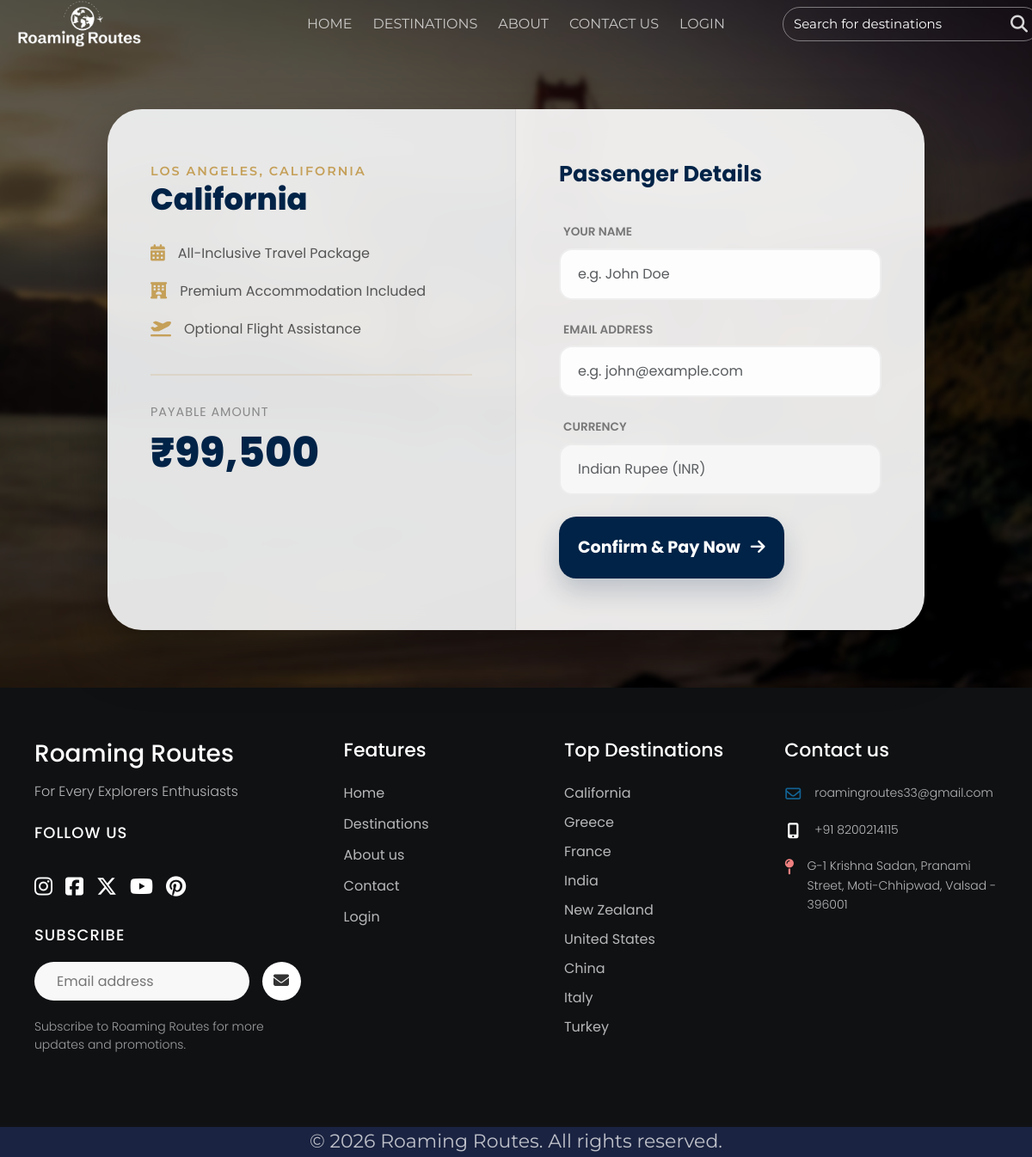
/payment.php?id=2, run on the app's committed database.
### tables this page shows
CREATE TABLE IF NOT EXISTS `destinations` (
  `id` int NOT NULL AUTO_INCREMENT,
  `name` varchar(100) NOT NULL,
  `description` text,
  `images` varchar(255) DEFAULT NULL,
  `city` varchar(25) NOT NULL,
  `state` varchar(25) NOT NULL,
  `country` varchar(25) NOT NULL,
  `category` varchar(50) DEFAULT NULL,
  `price_range` varchar(50) DEFAULT NULL,
  `keywords` text,
  `created_at` timestamp NULL DEFAULT CURRENT_TIMESTAMP,
  `is_deleted` enum('0','1') NOT NULL,
  `reviews` varchar(25) DEFAULT NULL,
  `ratings` int NOT NULL,
  PRIMARY KEY (`id`)
);

### payment.php (the view, shortened to what this page needs)
<?php
include('database/traveldb.php');
$id = isset($_GET['id']) ? intval($_GET['id']) : 0;
$query = "SELECT * FROM destinations WHERE id = $id AND is_deleted = '0'";
$result = mysqli_query($conn, $query);
$row = mysqli_fetch_assoc($result);
?>
<?php include('includes/header.php'); ?>
<div class="bg-wrapper">
</div>
<div class="main-container">
    <div class="checkout-card">
        <div class="trip-info">
            <div class="trip-header">
                <span class="location"><?php echo htmlspecialchars($row['city']); ?>, <?php echo htmlspecialchars($row['state']); ?></span>
                <h2><?php echo htmlspecialchars($row['name']); ?></h2>
            </div>
            <div class="trip-highlights">
                <div class="highlight-item">
                    <i class="fas fa-calendar-alt"></i>
                    <span>All-Inclusive Travel Package</span>
                </div>
                <div class="highlight-item">
                    <i class="fas fa-hotel"></i>
                    <span>Premium Accommodation Included</span>
                </div>
                <div class="highlight-item">
                    <i class="fas fa-plane-departure"></i>
                    <span>Optional Flight Assistance</span>
                </div>
            </div>
            <div class="price-summary">
                <span class="total-label">Payable Amount</span>
                <div class="total-amount">₹<?php echo number_format($row['price_range']); ?></div>
            </div>
        </div>
        <div class="checkout-side">
            <div class="side-header">
                <h3>Passenger Details</h3>
            </div>
            <form id="paymentForm">
                <div class="form-group">
                    <label>YOUR NAME</label>
                    <input type="text" id="name" class="form-control" placeholder="e.g. John Doe" value="<?php echo isset($_SESSION['name']) ? $_SESSION['name'] : ''; ?>">
                </div>
                <div class="form-group">
                    <label>EMAIL ADDRESS</label>
                    <input type="email" id="email" class="form-control" placeholder="e.g. john@example.com" value="<?php echo isset($_SESSION['email']) ? $_SESSION['email'] : ''; ?>">
                </div>
                <div class="form-group">
                    <label>CURRENCY</label>
                    <input type="text" class="form-control" value="Indian Rupee (INR)" readonly style="opacity: 0.7;">
                </div>
                <button type="button" class="pay-button" onclick="payNow()">
                    Confirm & Pay Now <i class="fas fa-arrow-right"></i>
                </button>
            </form>
        </div>
    </div>
</div>
<?php include('includes/footer.php'); ?>

### includes/header.php (style rules this page uses)
* { margin: 0; padding: 0; box-sizing: border-box; }
body { margin: 0; padding: 0; }

### payment.php (style rules this page uses)
:root { --brand-blue: #002347; --brand-gold: #c5a059; --soft-white: #fcfcfc; --glass-bg: rgba(255, 255, 255, 0.9); }
body { margin: 0; padding: 0; background-color: var(--brand-blue); font-family: 'Poppins', sans-serif; overflow-x: hidden; }
.bg-wrapper { position: fixed; top: 0; left: 0; width: 100%; height: 100vh; z-index: -1; overflow: hidden; }
.main-container { display: flex; justify-content: center; align-items: center; min-height: 100vh; padding: 100px 20px 40px 20px; }
.checkout-card { background: var(--glass-bg); backdrop-filter: blur(15px); width: 100%; max-width: 950px; border-radius: 40px; box-shadow: 0 30px 60px rgba(0,0,0,0.4); overflow: hidden; display: grid; grid-template-columns: 1fr 1fr; }
.trip-info { background: rgba(0, 35, 71, 0.03); padding: 60px 50px; border-right: 1px solid rgba(0,0,0,0.05); }
.trip-header { margin-bottom: 30px; }
.trip-header h2 { font-size: 2.2rem; color: var(--brand-blue); margin: 0; font-weight: 800; line-height: 1.2; }
.trip-header .location { color: var(--brand-gold); font-family: 'Montserrat'; font-weight: 600; text-transform: uppercase; letter-spacing: 2px; font-size: 0.9rem; }
.trip-highlights { display: flex; flex-direction: column; gap: 20px; margin-bottom: 40px; }
.highlight-item { display: flex; align-items: center; gap: 15px; color: #555; }
.highlight-item i { color: var(--brand-gold); font-size: 1.2rem; }
.price-summary { margin-top: auto; padding-top: 30px; border-top: 2px solid rgba(197, 160, 89, 0.2); }
.price-summary .total-label { font-size: 0.9rem; color: #888; text-transform: uppercase; letter-spacing: 1px; }
.price-summary .total-amount { font-size: 3rem; font-weight: 800; color: var(--brand-blue); }
.checkout-side { padding: 60px 50px; display: flex; flex-direction: column; }
.side-header { margin-bottom: 35px; }
.side-header h3 { font-size: 1.6rem; color: var(--brand-blue); font-weight: 700; }
.form-group { margin-bottom: 25px; }
.form-group label { display: block; font-size: 0.85rem; font-weight: 600; color: #777; margin-bottom: 8px; margin-left: 5px; }
.form-control { width: 100%; padding: 16px 20px; border-radius: 15px; border: 2px solid #eee; background: #fdfdfd; font-family: 'Poppins'; font-size: 1rem; transition: 0.3s; }
.pay-button { background: var(--brand-blue); color: white; padding: 22px; border-radius: 20px; font-size: 1.2rem; font-weight: 700; border: none; cursor: pointer; transition: 0.3s; margin-top: 15px; display: flex; align-items: center; justify-content: center; gap: 12px; box-shadow: 0 15px 30px rgba(0, 35, 71, 0.2); }

### data on the page
destinations: city "LOS ANGELES", state "CALIFORNIA", name "California", price_range "99,500"
